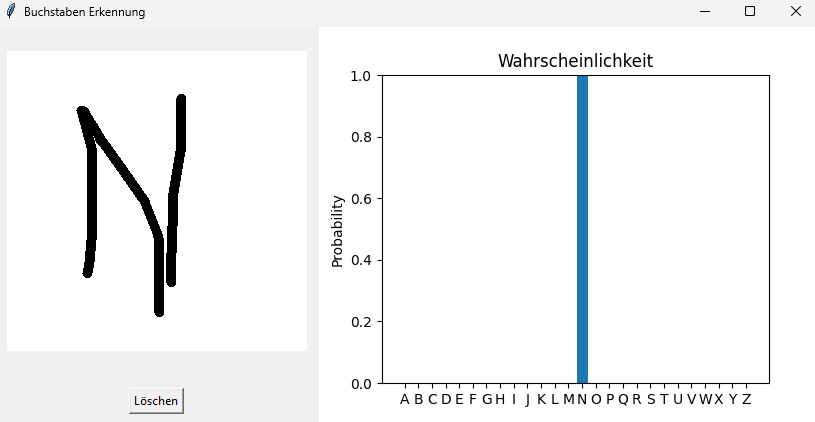

Reproduce this figure in Python.
import tkinter as tk
from tkinter import Button
import numpy as np
from PIL import Image, ImageDraw
import tensorflow as tf
import matplotlib.pyplot as plt
from matplotlib.backends.backend_tkagg import FigureCanvasTkAgg

class LetterRecognitionGUI:

    def __init__(self, root):
        self.root = root
        self.root.title("Buchstaben Erkennung")

        # Modell laden
        self.model = tf.keras.models.load_model("letter_recognition_model.h5")

        #                                  (A-Z)
        self.classes = [chr(i) for i in range(65, 91)]

        self.canvas_size = 300
        self.canvas = tk.Canvas(root, width=self.canvas_size, height=self.canvas_size, bg="white")
        self.canvas.grid(row=0, column=0, padx=10, pady=10)

        self.image = Image.new("L", (self.canvas_size, self.canvas_size), 255)
        self.draw = ImageDraw.Draw(self.image)

        # use motion binding to draw smoothly
        self.canvas.bind("<B1-Motion>", self.draw_lines)
        self.canvas.bind("<ButtonPress-1>", self.start_draw)
        self.clear_button = Button(root, text="Löschen", command=self.clear_canvas)
        self.clear_button.grid(row=1, column=0)
        self.figure, self.ax = plt.subplots(figsize=(5, 4))
        self.bars = self.ax.bar(self.classes, [0]*26)
        self.ax.set_ylim(0, 1)
        self.ax.set_title("Wahrscheinlichkeit")
        self.ax.set_ylabel("Probability")
        self.chart = FigureCanvasTkAgg(self.figure, root)
        self.chart.get_tk_widget().grid(row=0, column=1, rowspan=2)
        self.update_prediction()

    def start_draw(self, event):
        self.last_x, self.last_y = event.x, event.y

    def draw_lines(self, event):
        x, y = event.x, event.y
        width = 10
        self.canvas.create_line(self.last_x, self.last_y, x, y,
                                fill="black", width=width, capstyle=tk.ROUND,
                                smooth=True)
        self.draw.line([self.last_x, self.last_y, x, y], fill=0, width=width)
        self.last_x, self.last_y = x, y

    def clear_canvas(self):
        self.canvas.delete("all")
        self.image = Image.new("L", (self.canvas_size, self.canvas_size), 255)
        self.draw = ImageDraw.Draw(self.image)

    def preprocess(self):
        img = self.image.resize((32, 32))
        img_array = np.array(img).astype("float32")
        img_array = img_array / 255.0
        img_array = 1 - img_array
        img_array = img_array.flatten()
        img_array = img_array.reshape(1, 1024)
        return img_array
    def update_prediction(self):
        img_array = self.preprocess()
        predictions = self.model.predict(img_array, verbose=0)[0]
        for bar, prob in zip(self.bars, predictions):
            bar.set_height(prob)
        self.chart.draw()
        self.root.after(10, self.update_prediction)


if __name__ == "__main__":
    root = tk.Tk()
    app = LetterRecognitionGUI(root)
    root.mainloop()
